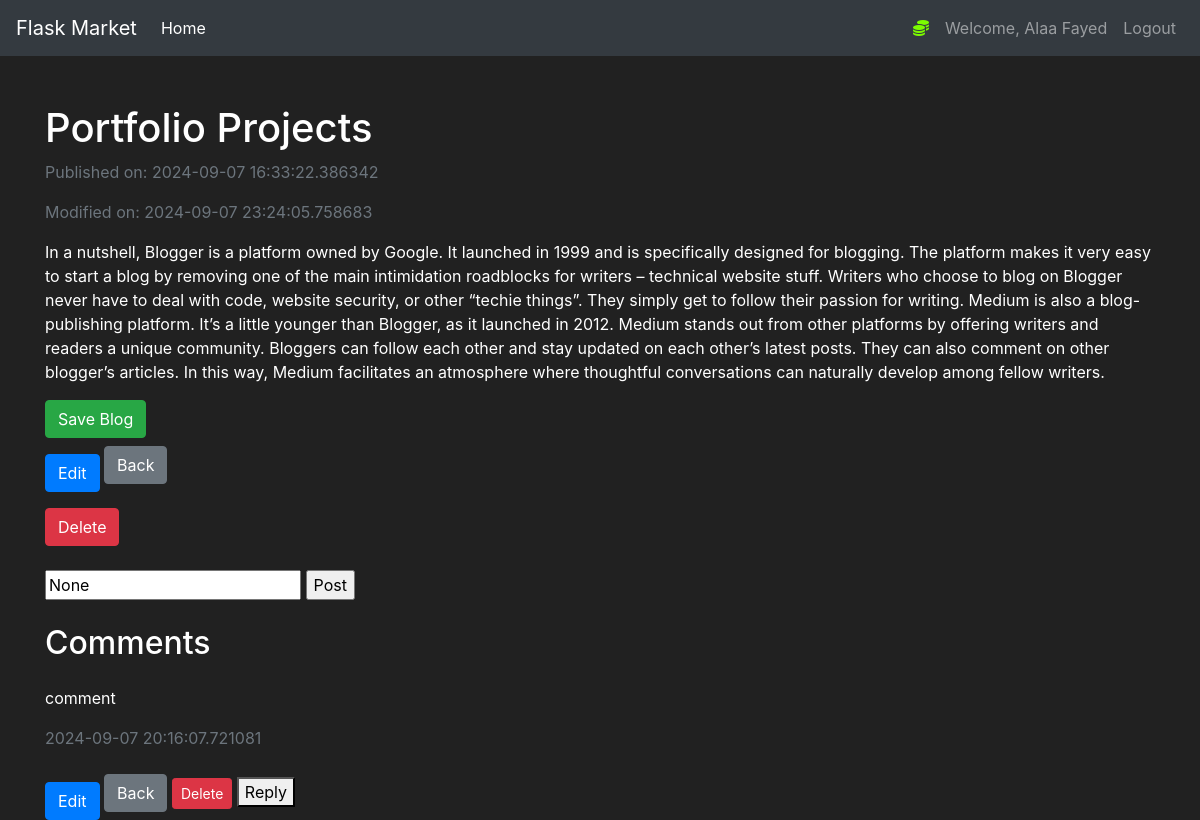
/blog?post_id=1 (signed in), run on an earlier commit of the app's database.
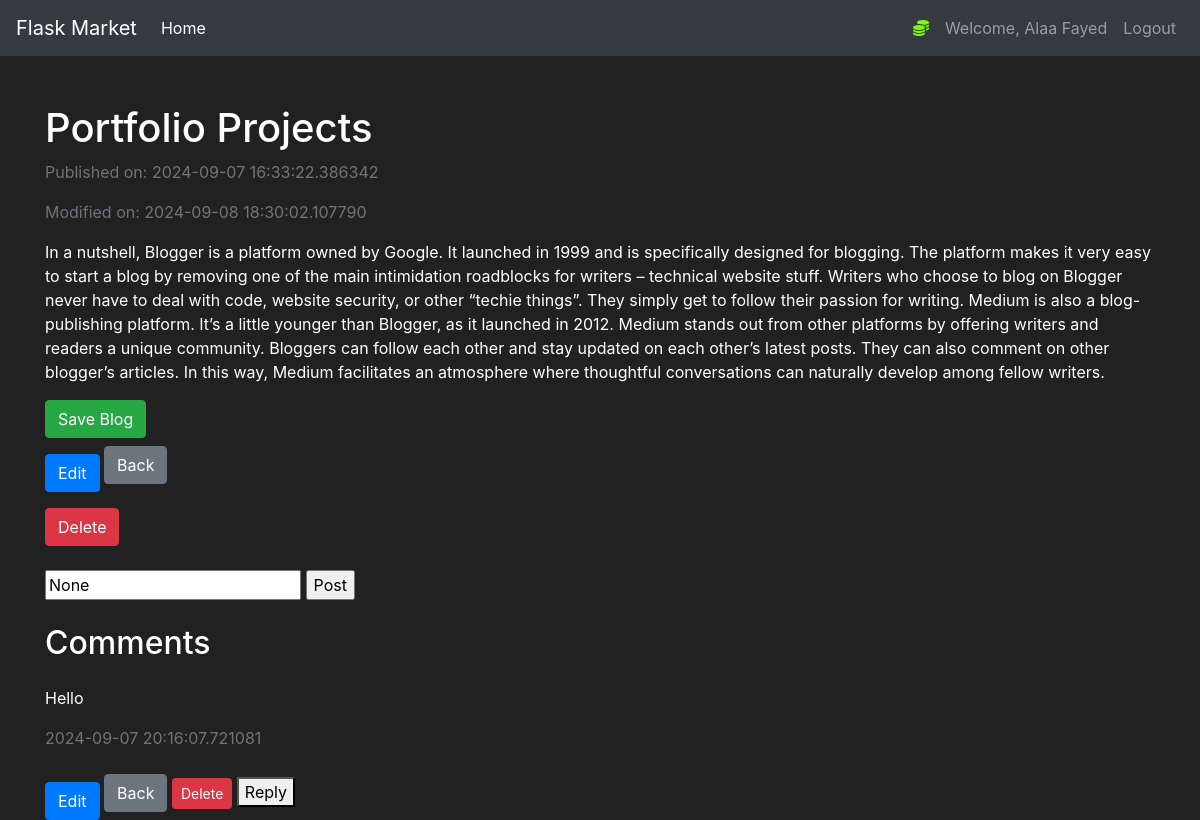
And on a later commit of the database.
### pencil/models.py (models this page shows, shortened)
class User(db.Model, UserMixin):
    id  = db.Column(db.Integer(), primary_key=True, nullable=False)
    username = db.Column(db.String(length=30), nullable=False, unique=True)
    email = db.Column(db.String(length=50), nullable=False, unique=True)
    password_hash = db.Column(db.String(length=100), nullable=False)
    posts = db.relationship("Post", backref="owned_user", lazy=True)
    comments = db.relationship("Comment", backref="owned_commentator", lazy=True)
    replies = db.relationship("ReplyComment", backref="owned_responder", lazy=True)
    archives = db.relationship("Post", secondary="saved_blogs", backref="user")
    profile = db.relationship("Profile", back_populates="users", uselist=False)
    @property
    def password(self):
        return self.password

class Post(db.Model):
    id  = db.Column(db.Integer(), primary_key=True, nullable=False)
    title = db.Column(db.String(length=50), nullable=False)
    content = db.Column(db.Text(), nullable=False)
    publication_date = db.Column(db.DateTime, default=datetime.utcnow())
    modification_date = db.Column(db.DateTime, default=datetime.utcnow())
    owner = db.Column(db.Integer(), db.ForeignKey("user.id"))
    commentators = db.relationship("Comment", backref="owned_commentators", lazy=True)

class Comment(db.Model):
    id = db.Column(db.Integer(), primary_key=True, nullable=False)
    text = db.Column(db.Text(), nullable=False)
    publication_date = db.Column(db.DateTime, default=datetime.utcnow())
    modification_date = db.Column(db.DateTime, default=datetime.utcnow())
    commentator = db.Column(db.Integer(), db.ForeignKey("user.id"))
    commentatorr = db.Column(db.Integer(), db.ForeignKey("post.id"))
    reply_comments =  db.relationship("ReplyComment", backref="owned_replies", lazy=True)

### pencil/routes.py (the view, shortened to what this page needs)
@app.route("/blog", methods=["POST", "GET"])
@login_required
def blog_page():
    comment_form = CommentForm()
    reply_form = ReplyForm()
    post_id = request.args.get("post_id")
    if post_id:
        requested_blog = Post.query.filter_by(id=post_id).first()
        if requested_blog:
            if request.method == "GET":
                comment_with_replies = (db.session.query(Comment, ReplyComment).outerjoin(ReplyComment, Comment.id == ReplyComment.reply_comment)
                                        .filter(Comment.commentatorr == post_id).order_by(Comment.publication_date.desc(), ReplyComment.publication_date.desc())).all()
                posted_comments = {}
                for comment, reply in comment_with_replies:
                    if comment.id not in posted_comments:
                        posted_comments[comment.id] = {
                        'comment': comment,
                        'replies': []
                    }
                    if reply:
                        posted_comments[comment.id]['replies'].append(reply)
                return render_template("blog.html", post_id=requested_blog, comment_form=comment_form, posted_comments=posted_comments.values(),
                                        reply_form=reply_form)
            else:
                flash(f"Blog not found", category="danger")
                return redirect(url_for("home_page"))
    return redirect(url_for("home_page"))

### pencil/forms.py
class CommentForm(FlaskForm):
    comment = TextAreaField(label="Write your comment....", validators=[DataRequired()])
    submit = SubmitField(label="Post")

class ReplyForm(FlaskForm):
    reply = TextAreaField(label="reply comment", validators=[DataRequired()])
    submit = SubmitField(label="Send")

### pencil/models.py (called while the page is built)
@login_manager.user_loader
def load_user(user_id):
    return User.query.get(int(user_id))

### pencil/templates/blog.html (shortened to what this page needs)
{% extends 'base.html' %}
{% block content %}
<body>
    <div class="container mt-5">
        <section>
            <header>
                <h1>{{ post_id.title }}</h1>
            </header>
            <div>
                <p class="text-muted">Published on: {{ post_id.publication_date }}</p>
                <p class="text-muted">Modified on: {{ post_id.modification_date }}</p>
            </div>
            <div class="mt-3">
                <p>{{ post_id.content }}</p>
            </div>
            <form method="POST" action="{{ url_for('blog_page', post_id=post_id.id) }}">
                <button type="submit" name="save" value="true" class="btn btn-success">Save Blog</button>
            </form>
            <a href="{{ url_for('modify_post', post_id=post_id.id) }}" class="btn btn-primary mt-3">Edit</a>
            <a href="{{ url_for('home_page') }}" class="btn btn-secondary">Back</a>
            <form action="{{ url_for('delete_page', post_id=post_id.id) }}" method="POST" class="mt-3">
                <button type="submit" class="btn btn-danger">Delete</button>
            </form>
            <br>
            <div>
                <form method="POST" action="{{ url_for('blog_page' , post_id=post_id.id) }}">
                    {% if comment_form %}
                        <input type="text" name="comment" placeholder="Write your comment..." value="{{ comment_form.comment.data }}">
                        <input type="submit" value="Post">
                    {% endif %}
                </form>
            </div>
        </section>
        <br>
        <section>
            <div>
                <header>
                    <h2>Comments</h2>
                </header>
                <div class="comments mt-4">
                    {% for comments in posted_comments %}
                        <div class="comment">
                            <p>{{ comments.comment.text }}</p>
                            <p class="text-muted">{{ comments.comment.publication_date }}</p>
                        </div>
                        <a href="{{ url_for('modify_comment', comment_to_modify=comments.comment.id) }}" class="btn btn-primary mt-3">Edit</a>
                        <a href="{{ url_for('blog_page') }}" class="btn btn-secondary">Back</a>
                        <form action="{{ url_for('delete_comment', comment_id=comments.comment.id) }}" method="post" style="display:inline;">
                            <button type="submit" class="btn btn-danger btn-sm" onclick="return confirm('Are you sure you want to delete this comment?');">Delete</button>
                        </form>
                        <button>Reply</button>
                        <br>
                    {% endfor %}
                </div>
            </div>
        </section>
    </div>
</body>
{% endblock %}

### pencil/templates/base.html (shortened to what this page needs)
<!doctype html>
<html lang="en">
   <head>
      <link rel="stylesheet" href="https://cdn.jsdelivr.net/npm/bootstrap@4.5.3/dist/css/bootstrap.min.css">
   </head>
   <body>
    <nav class="navbar navbar-expand-md navbar-dark bg-dark">
      <a class="navbar-brand" href="#">Flask Market</a>
      <div class="collapse navbar-collapse" id="navbarNav">
        <ul class="navbar-nav mr-auto">
            <li class="nav-item active">
                <a class="nav-link" href="{{ url_for('home_page') }}">Home <span class="sr-only">(current)</span></a>
            </li>
        </ul>
          {% if current_user.is_authenticated %}
            <ul class="navbar-nav">
                <li class="nav-item">
                    <a class="nav-link" style="color: lawngreen; font-weight: bold">
                        <i class="fas fa-coins"></i>
                    </a>
                </li>
                <li class="nav-item">
                    <a class="nav-link">Welcome, {{ current_user.username }}</a>
                </li>
                <li class="nav-item">
                    <a class="nav-link" href="{{ url_for('logout_page') }}">Logout</a>
                </li>
            </ul>
          {% endif %}
      </div>
    </nav>
      {% block content %}
      {% endblock %}
   </body>
</html>

### pencil/templates/base.html (style rules this page uses)
body { background-color: #212121; color: white }

What changed in the data, as far as the page shows it:
changed Post "Portfolio Projects": modification_date "2024-09-07 23:24:05.758683" → "2024-09-08 18:30:02.107790"
Also different on the page:
new list line: "Hello 2024-09-07 20:16:07.721081"
new list line: "Edit Back Delete Reply"
list line gone: "comment 2024-09-07 20:16:07.721081"
list line gone: "Edit Back Delete Reply"
